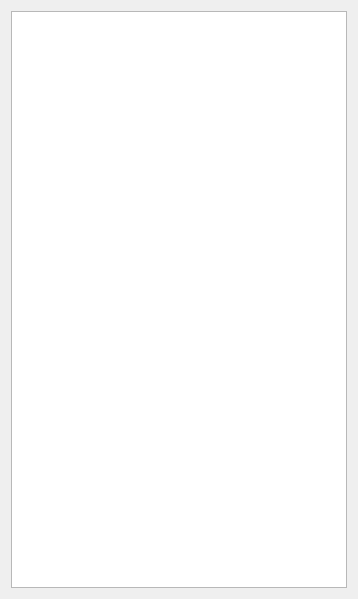
<?xml version="1.0" encoding="UTF-8"?>
<ui version="4.0">
 <class>Widget</class>
 <widget class="QWidget" name="Widget">
  <property name="geometry">
   <rect>
    <x>0</x>
    <y>0</y>
    <width>358</width>
    <height>599</height>
   </rect>
  </property>
  <property name="windowTitle">
   <string>Widget</string>
  </property>
  <layout class="QVBoxLayout" name="verticalLayout">
   <item>
    <widget class="QGraphicsView" name="graphicsView"/>
   </item>
  </layout>
 </widget>
 <resources/>
 <connections/>
</ui>
